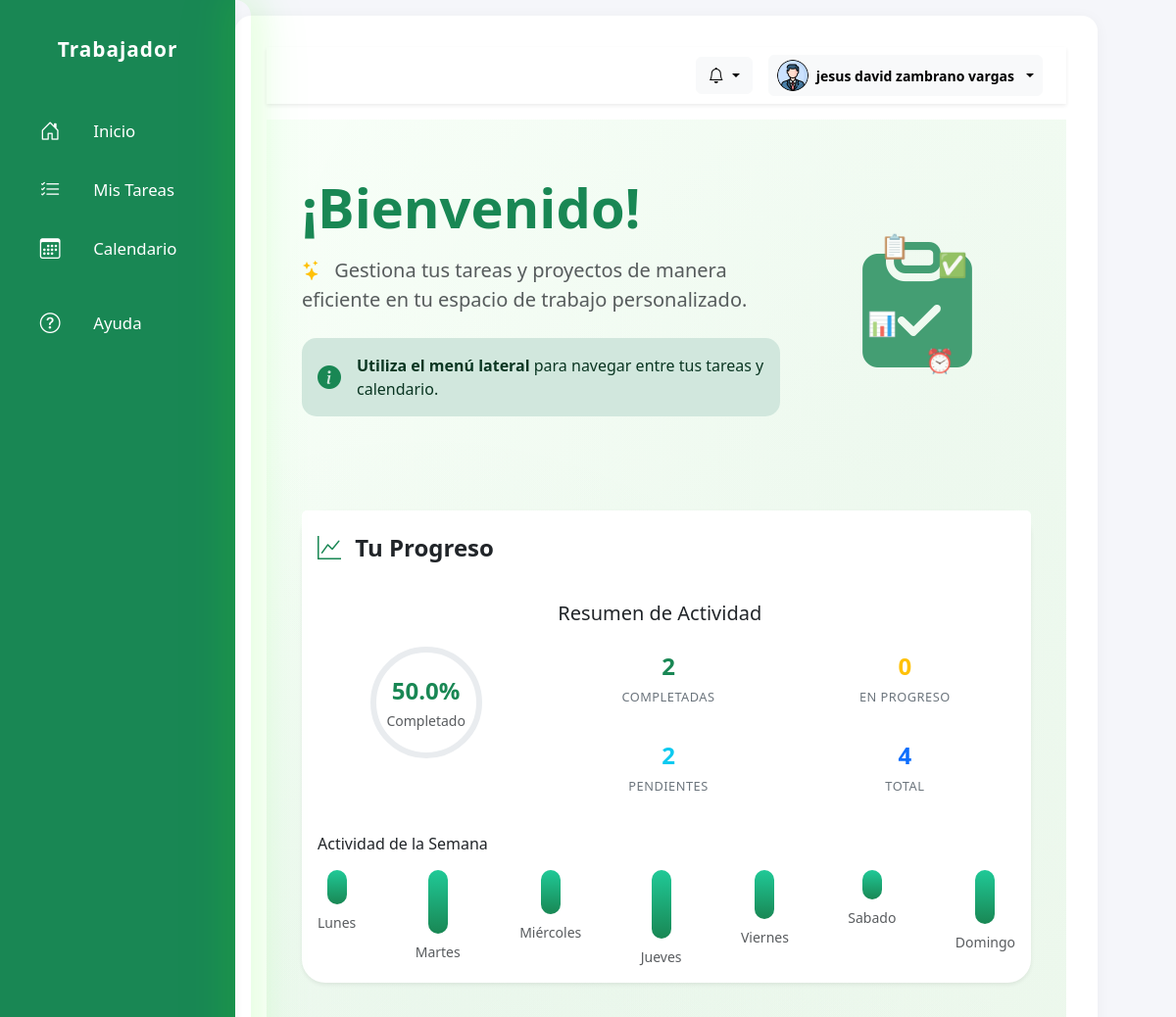
Page /trabajador (signed in, upper part) on the earlier database version.
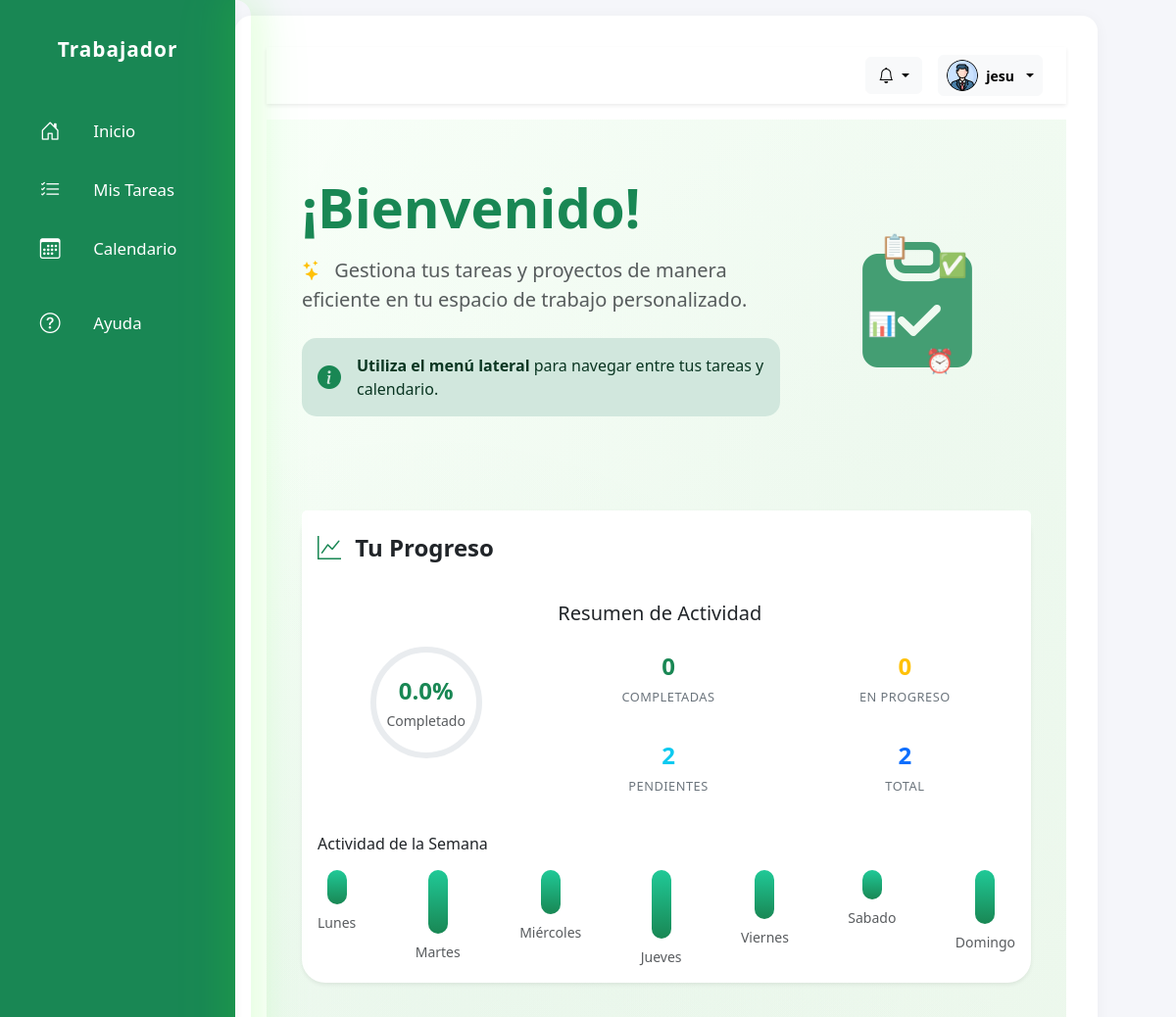
Same page on the later database version.
### tables this page shows
CREATE TABLE Usuario (
            id INTEGER PRIMARY KEY AUTOINCREMENT,
            nombre_completo TEXT NOT NULL,
            nombre_usuario TEXT NOT NULL UNIQUE,
            documento TEXT NOT NULL UNIQUE,
            correo TEXT NOT NULL UNIQUE,
            contraseña TEXT NOT NULL,
            rol TEXT DEFAULT 'trabajador',
            estado TEXT DEFAULT 'activo',
            grupo TEXT
        , proyecto TEXT, telefono TEXT, direccion TEXT, descripcion TEXT, foto TEXT);

### app/trabajador.py (the view)
@trabajador_blueprint.route('/trabajador')
@nocache
@secure_route(allowed_roles=['trabajador'])
def trabajador():
    usuario = session.get('usuario')
    grupo_usuario = session.get('grupo')
    print(f"ID usuario logueado: {usuario}, Grupo: '{grupo_usuario}'")
    if isinstance(usuario, dict):
        usuario_id = usuario.get('id')
        usuario_nombre = usuario.get('nombre_usuario')
    else:
        usuario_id = usuario
        usuario_nombre = usuario
    try:
        if usuario_id is not None:
            usuario_id = int(usuario_id)
    except (ValueError, TypeError):
        print(f"Error: usuario_id no válido: {usuario_id}")
        return redirect(url_for('login.login'))
    conn = sqlite3.connect('gestor_de_tareas.db')
    conn.row_factory = sqlite3.Row
    print('DEBUG usuario_id en sesión:', usuario_id, type(usuario_id))
    usuario_row = None
    if usuario_id is not None:
        usuario_row = conn.execute(
            'SELECT nombre_completo FROM Usuario WHERE id = ?', (usuario_id,)
        ).fetchone()
    if usuario_row:
        nombre_usuario = usuario_row['nombre_completo'] or 'Usuario'
        avatar_url = '/static/avatars/perfil_predeterminado.png'
        acerca_de_mi = ''
    else:
        nombre_usuario = 'Usuario'
        avatar_url = '/static/avatars/perfil_predeterminado.png'
        acerca_de_mi = ''
    proyecto_row = conn.execute(
        'SELECT proyecto FROM Usuario WHERE id = ?', (usuario_id,)
    ).fetchone()
    nombre_proyecto = proyecto_row['proyecto'] if proyecto_row else "Sin proyecto asignado"
    cursos = conn.execute('SELECT DISTINCT curso_destino FROM tareas').fetchall()
    for c in cursos:
        print(f"'{c['curso_destino']}'")
    tareas = conn.execute('''
        SELECT * FROM tareas
        WHERE id_usuario_asignado = ? OR TRIM(LOWER(curso_destino)) = TRIM(LOWER(?))
    ''', (usuario_id, grupo_usuario)).fetchall()
    proyectos = conn.execute('SELECT * FROM Proyecto').fetchall()
    conn.close()
    print(f"Tareas encontradas: {tareas}")
    tareas_list = []
    for t in tareas:
        tarea_dict = dict(t)
        fecha = tarea_dict.get('fecha_vencimiento')
        dt = None
        if fecha:
            for fmt in ('%Y-%m-%d', '%d/%m/%Y', '%d-%m-%Y'):
                try:
                    dt = datetime.strptime(fecha, fmt)
                    break
                except ValueError:
                    continue
        if dt:
            tarea_dict['fecha_vencimiento'] = dt.strftime('%Y-%m-%d')
        archivos = []
        if tarea_dict.get('ruta_archivo'):
            ruta_completa = os.path.join('static', tarea_dict['ruta_archivo'])
            if os.path.exists(ruta_completa):
                nombre_archivo = os.path.basename(tarea_dict['ruta_archivo'])
                archivos.append({
                    'nombre': nombre_archivo,
                    'url': f'/static/{tarea_dict["ruta_archivo"]}'
                })
        tarea_dict['archivos'] = archivos
        tareas_list.append(tarea_dict)
    return render_template(
        'trabajador.html',
        tareas=tareas_list,
        proyectos=proyectos,
        nombre_proyecto=nombre_proyecto,
        nombre_usuario=nombre_usuario,
        avatar_url=avatar_url,
        acerca_de_mi=acerca_de_mi,
        now=int(time.time())
    )

### app.py (called while the page is built)
@app.before_request
def clean_malformed_urls():
    try:
        decoded_path = unquote(request.path)
        if re.search(r'[^\w\-\._~:/?#\[\]@!$&\'()*+,;=]', decoded_path):
            return redirect(url_for('landing'))
    except Exception:
        return redirect(url_for('landing'))

@login_manager.user_loader
def load_user(user_id):
    print(f"Loading user with ID: {user_id}")  # Debug
    usuario = Usuario.get(user_id)
    print(f"User loaded: {usuario}")  # Debug
    return usuario

### templates/trabajador.html (shortened to what the changed rows need)
<!DOCTYPE html>
<html lang="es">
<head>
  <link rel="stylesheet" href="https://cdnjs.cloudflare.com/ajax/libs/animate.css/4.1.1/animate.min.css?v=20250701"/>
  <link href="https://cdn.jsdelivr.net/npm/bootstrap@5.3.0/dist/css/bootstrap.min.css?v=20250701" rel="stylesheet" />
  <link href="https://cdn.jsdelivr.net/npm/bootstrap-icons@1.10.5/font/bootstrap-icons.css?v=20250701" rel="stylesheet" />
  <link rel="stylesheet" href="/static/css/visual.css?v=20250701">
  <link rel="stylesheet" href="/static/css/calendario.css?v=20250701">
  <link rel="stylesheet" href="/static/css/tarea-card.css?v=20250701">
  <link rel="stylesheet" href="{{ url_for('static', filename='css/tarea-modal.css') }}?v=20250701">
  <link rel="stylesheet" href="/static/css/tareas-flotante.css?v=20250701">
  <link rel="stylesheet" href="/static/css/inicio-dashboard.css?v=20250701">
</head>
<body>
  <div class="d-flex" id="wrapper" style="height: 100vh; min-height: 0;">
    <div class="main-content flex-grow-1 d-flex flex-column" style="height: 100vh; min-height: 0; display: flex; flex-direction: column;">
      <nav class="navbar navbar-light bg-white shadow-sm px-4 mb-3">
        <div class="d-flex align-items-center w-100 justify-content-end">
          <div class="dropdown">
            <button class="btn btn-light dropdown-toggle d-flex align-items-center gap-2 px-2 py-1" type="button" id="avatarDropdown" data-bs-toggle="dropdown" aria-expanded="false">
              <img id="avatar-cabecera" src="{{ avatar_url }}?t={{ now|default(0) }}" class="rounded-circle" width="32" height="32" alt="Avatar" />
              <span id="user-nombre" class="d-none d-md-inline small fw-semibold">{{ nombre_usuario }}</span>
            </button>
          </div>
        </div>
      </nav>
      <main id="seccion-inicio" class="p-4 seccion active" style="background: linear-gradient(135deg, #f8fff8 0%, #e8f5e8 100%);">
        <div class="container">
          <div class="row align-items-center mb-5">
            <div class="col-lg-8">
              <div class="hero-content animate__animated animate__fadeInLeft">
                <h1 class="display-4 fw-bold text-success mb-3">¡Bienvenido!</h1>
              </div>
            </div>
          </div>
          <div class="card border-0 shadow-sm mb-5 animate__animated animate__fadeInUp" style="border-radius: 1.5rem; background: white;">
            <div class="card-body">
              {% if tareas %}
                <div class="row align-items-center mb-4">
                  <div class="col-md-4 text-center">
                    <div class="progress-ring-container">
                      <svg class="progress-ring" width="120" height="120">
                        <circle class="progress-ring-background" cx="60" cy="60" r="54"></circle>
                        <circle class="progress-ring-progress" cx="60" cy="60" r="54"
                                style="--progress: {{ ((tareas|selectattr('estado', 'equalto', 'completado')|list|length) / tareas|length * 100) if tareas|length > 0 else 0 }}%"></circle>
                      </svg>
                      <div class="progress-ring-text">
                        <span class="progress-percentage">{{ ((tareas|selectattr('estado', 'equalto', 'completado')|list|length) / tareas|length * 100)|round(1) if tareas|length > 0 else 0 }}%</span>
                        <small class="text-muted">Completado</small>
                      </div>
                    </div>
                  </div>
                  <div class="col-md-8">
                    <div class="progress-info">
                      <h5 class="mb-3">Resumen de Actividad</h5>
                      <div class="row g-3">
                        <div class="col-6">
                          <div class="activity-metric">
                            <div class="metric-value text-success">{{ tareas|selectattr('estado', 'equalto', 'completado')|list|length }}</div>
                            <div class="metric-label">Completadas</div>
                          </div>
                        </div>
                        <div class="col-6">
                          <div class="activity-metric">
                            <div class="metric-value text-warning">{{ tareas|selectattr('estado', 'equalto', 'en progreso')|list|length }}</div>
                            <div class="metric-label">En Progreso</div>
                          </div>
                        </div>
                        <div class="col-6">
                          <div class="activity-metric">
                            <div class="metric-value text-info">{{ tareas|selectattr('estado', 'equalto', 'pendiente')|list|length }}</div>
                            <div class="metric-label">Pendientes</div>
                          </div>
                        </div>
                        <div class="col-6">
                          <div class="activity-metric">
                            <div class="metric-value text-primary">{{ tareas|length }}</div>
                            <div class="metric-label">Total</div>
                          </div>
                        </div>
                      </div>
                    </div>
                  </div>
                </div>
                <div class="weekly-activity">
                  <h6 class="mb-3">Actividad de la Semana</h6>
                  <div class="d-flex justify-content-between">
                    <div class="activity-day">
                      <div class="activity-bar" style="height: 35px;"></div>
                      <small class="text-muted">Lunes</small>
                    </div>
                    <div class="activity-day">
                      <div class="activity-bar" style="height: 65px;"></div>
                      <small class="text-muted">Martes</small>
                    </div>
                    <div class="activity-day">
                      <div class="activity-bar" style="height: 45px;"></div>
                      <small class="text-muted">Miércoles</small>
                    </div>
                    <div class="activity-day">
                      <div class="activity-bar" style="height: 70px;"></div>
                      <small class="text-muted">Jueves</small>
                    </div>
                    <div class="activity-day">
                      <div class="activity-bar" style="height: 50px;"></div>
                      <small class="text-muted">Viernes</small>
                    </div>
                    <div class="activity-day">
                      <div class="activity-bar" style="height: 30px;"></div>
                      <small class="text-muted">Sabado</small>
                    </div>
                    <div class="activity-day">
                      <div class="activity-bar" style="height: 55px;"></div>
                      <small class="text-muted">Domingo</small>
                    </div>
                  </div>
                </div>
              {% endif %}
            </div>
          </div>
        </div>
      </main>
    </div>
  </div>
</body>
</html>

Differences in the rows shown:
changed Usuario: nombre_completo "jesus david zambrano vargas" → "jesu"
Other differences:
{{ tareas|selectattr('estado', 'equalto', 'completado')|list|length }}: "2" → "0"
{{ tareas|length }}: "4" → "2"
text no longer shown: "50.0"
text now shown: "0.0"
